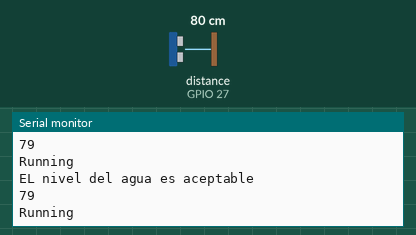
A sketch run on a simulated ESP32. Parts: the last lines printed to the serial monitor. Wiring (inferred from the names in the program): ultrasonic range finder: trigger GPIO 26; echo GPIO 27. The inputs (shaded band) are chosen by the test bench; at power-on: distance to the obstacle (sensor on GPIO 27) 80 cm. The echo pulse lasts 58.3 µs per cm.

Above: at 1.8 s.
1.9 s: distance to the obstacle (sensor on GPIO 27) set to 120 cm
At 2.7 s:
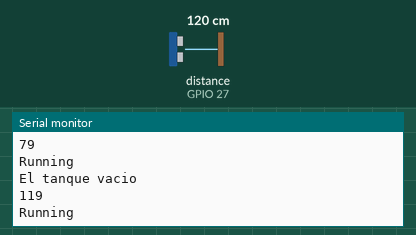
4.5 s: distance to the obstacle (sensor on GPIO 27) set to 9 cm
At 5.6 s:
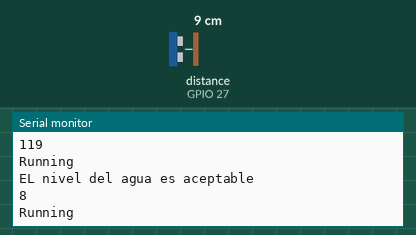
Timing chart, 0 to 7.5 s (numbered marks = the images above; inputs shaded):
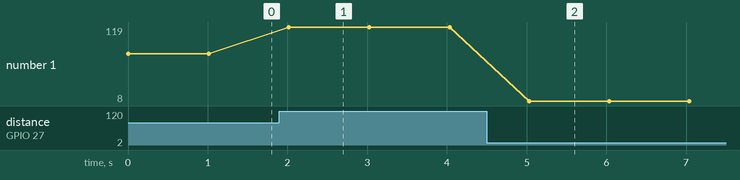

Measured:
- after the input at 1.9 s, the serial monitor: prints a new line after 0.12 s (image 1)
- after the input at 4.5 s, the serial monitor: prints a new line after 0.53 s (image 2)
- plotted number 1: 79 → 119 after the input at 1.9 s, 119 → 8 after the input at 4.5 s

The sketch:

waterLevel.ino
```cpp
/*
   waterLevel: el programa se encarga de medir el nivel de agua que hay en un tanque  alertar los diferentes cambios
*/

//definir entradas y salidas
#define Echo 27//Pin que recibe la señal
#define Trigger 26//Pin que dispara la señal


//constantes
unsigned int tanLleno = 5; //Distancia que tiene que hay entre el agua y el sensor indicando que el tanque esta lleno
unsigned int alerta = 90;// alera de que es tanque esta por vaciarce
unsigned int tanVacio = 100;//Distancia que tiene que hay entre el agua y el sensor indicando que el tanque esta vacio

int ping(int TriggerPin, int EchoPin) {// el metodo ping utiliza el sensor de ultra sonido para saber la distancia que hay entre el censor y algun punto
  long duration, distanceCm;
  digitalWrite(TriggerPin, LOW);  //para generar un pulso limpio ponemos a LOW 4us
  delayMicroseconds(4);
  digitalWrite(TriggerPin, HIGH);  //generamos Trigger (disparo) de 10us
  delayMicroseconds(10);
  digitalWrite(TriggerPin, LOW);

  duration = pulseIn(EchoPin, HIGH);  //medimos el tiempo entre pulsos, en microsegundos

  distanceCm = duration * 10 / 292 / 2;  //convertimos a distancia, en cm
  return distanceCm;
}//Fin del metodo ping

void info () {//El metodo info anuncia los diferentes cambios que hay en el nivel del agua
  int cm = ping(Trigger, Echo);
  if (cm >= tanLleno && cm < alerta) {
    Serial.println("EL nivel del agua es aceptable");
    Serial.println(cm);
  }
  if (cm >= alerta && cm < tanVacio) {
    Serial.println("El nivel del agua esta bajo");
    Serial.println(cm);
  }
  if (cm >= tanVacio) {
    Serial.println("El tanque vacio");
    Serial.println(cm);
  }
}//Fin del metodo info

void setup() {
  Serial.begin(9600);
  pinMode(Trigger, OUTPUT);
  pinMode(Echo, INPUT);
}

void loop() {
  info();
  Serial.println("Running");
  delay(1000);
}
```
